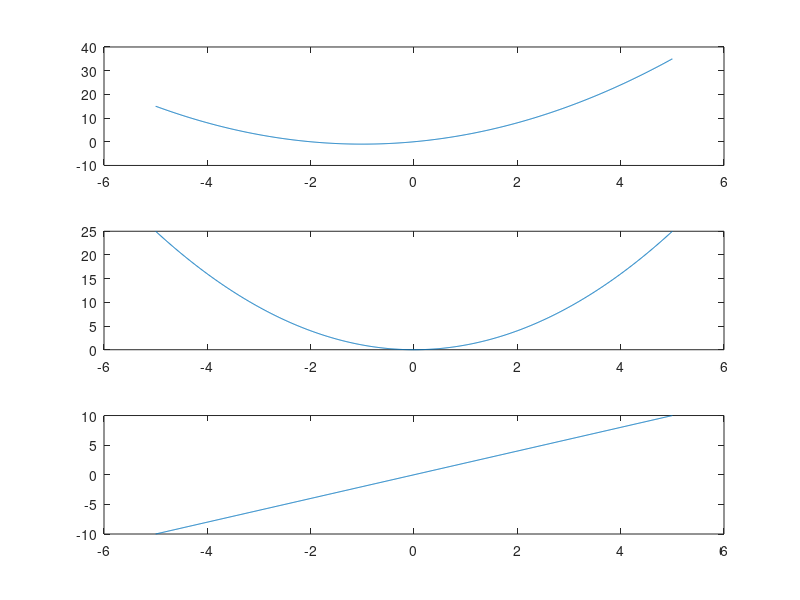

Write the MATLAB code that produced this figure.
t = -5:0.01:5
x = t.^2 + 2*t
x_neg = (-t).^2 + 2*(-t)
xe = (x + x_neg)/2
xo = (x - x_neg)/2

subplot(3,1,1)
plot(t, x)

subplot(3,1,2)
plot(t, xe)

subplot(3,1,3)
plot(t, xo)
